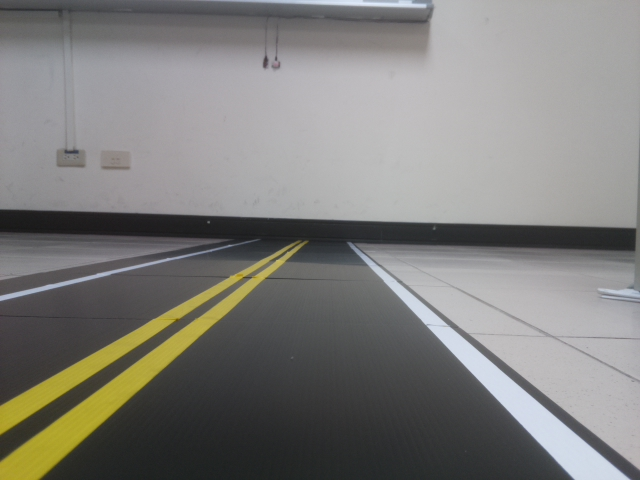
#> input picture Photos/test11.jpg, 640 x 480 px
$ python hough.py ../Photos/test11.jpg
#> lines starting #> are read from the running program, lines starting #| are printed output that depends on the picture; after the words box and inside, x2 and y2 are one past the last pixel; in counts of white or black regions, pixels touching at a corner belong together
import cv2
import numpy as np
import sys

filename = sys.argv[1]
img = cv2.imread(filename)
#> img is the input picture: shape (480, 640, 3); mean B, G, R 123.4, 126.5, 127.4
row, column = img.shape[0], img.shape[1]
#> row = 480; column = 640
print("row = {}, column = {}".format(row, column))
#| row = 480, column = 640

# intensity equalization
hsl = cv2.cvtColor(img, cv2.COLOR_BGR2HSV)
#> hsl: shape (480, 640, 3); mean H, S, V 91, 16.2, 129.4
#hsl[:,:,2] = cv2.equalizeHist(hsl[:,:,2])
eq = cv2.cvtColor(hsl, cv2.COLOR_HSV2BGR)
cv2.imwrite("equal.jpg", eq)

kernel = np.ones((5, 5), np.uint8)
# 3-5-5-5-3 octogonal kernel
kernel[0][0] = kernel[4][0] = kernel[0][4] = kernel[4][4] = 0
vote = 200
# white and yellow detection
temp = np.logical_and(eq[:,:,1] > 150, eq[:,:,2] > 150)
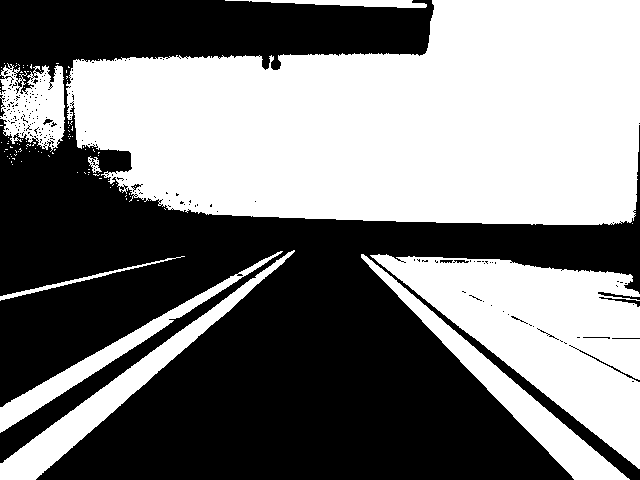
#> temp: shape (480, 640) bool; 48.9% white; 101 white regions (92 under 20 px), largest, box (x1, y1, x2, y2) and area: (66, 0, 640, 225) 99858, (370, 254, 640, 469) 26119, (0, 250, 295, 480) 7250
temp1 = np.logical_and(eq[:,:,1] > 100, eq[:,:,2] > 100)
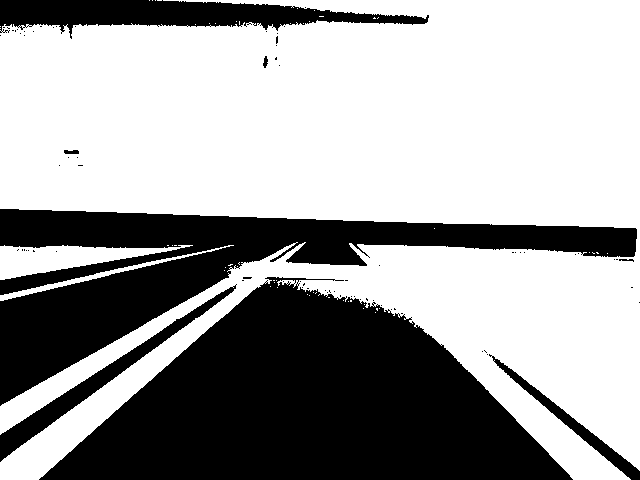
#> temp1: shape (480, 640) bool; 62.5% white; 77 black regions (69 under 20 px), largest, box (x1, y1, x2, y2) and area: (39, 277, 573, 480) 63013, (0, 209, 637, 406) 37742, (0, 0, 429, 39) 8428
# yellow color mark
y_cm = np.logical_and(temp1, eq[:,:,0] < 100).astype(np.uint8)
#> y_cm: shape (480, 640); values 0 (black) and 1 (white), 4.2% white; 103 white regions (102 under 20 px), largest, box (x1, y1, x2, y2) and area: (0, 242, 306, 480) 12825
# close then open
y_cm = cv2.morphologyEx(cv2.morphologyEx(y_cm, cv2.MORPH_CLOSE, kernel), cv2.MORPH_OPEN, kernel)
#> y_cm: shape (480, 640); values 0 (black) and 1 (white), 4.5% white; 2 white regions, box (x1, y1, x2, y2) and area: (0, 251, 298, 480) 13573, (283, 243, 301, 257) 149
cv2.imwrite("y_mark.jpg", y_cm*255)

# white color mark
w_cm = np.logical_and(temp, eq[:,:,0] > 150).astype(np.uint8)
#> w_cm: shape (480, 640); values 0 (black) and 1 (white), 45.1% white; 100 white regions (93 under 20 px), largest, box (x1, y1, x2, y2) and area: (66, 0, 640, 225) 99646, (370, 254, 640, 469) 26109, (361, 254, 630, 480) 7063
# close then open
w_cm = cv2.morphologyEx(cv2.morphologyEx(w_cm, cv2.MORPH_CLOSE, kernel), cv2.MORPH_OPEN, kernel)
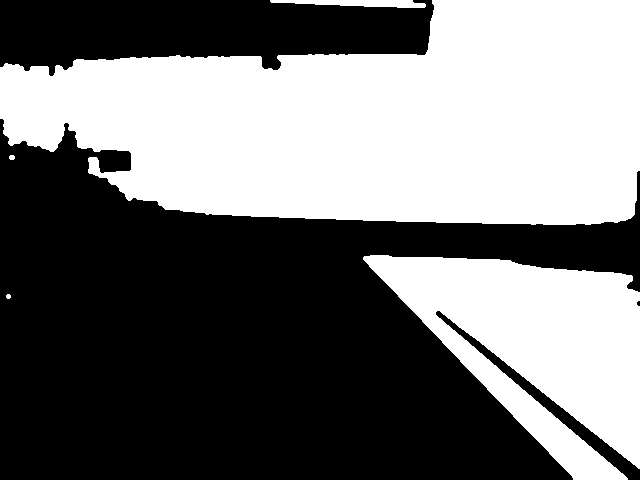
#> w_cm: shape (480, 640); values 0 (black) and 1 (white), 45.8% white; 5 white regions, box (x1, y1, x2, y2) and area: (0, 0, 640, 225) 105777, (363, 255, 640, 480) 34053, (270, 0, 426, 8) 846, (9, 155, 15, 160) 26, (6, 294, 11, 299) 21
cv2.imwrite("w_mark.jpg", w_cm*255)

# gray scale canny edge detection
gray = cv2.cvtColor(img,cv2.COLOR_BGR2GRAY)
blur = cv2.GaussianBlur(gray, (5, 5), 0)
edges = cv2.Canny(blur,50,150,apertureSize = 3)
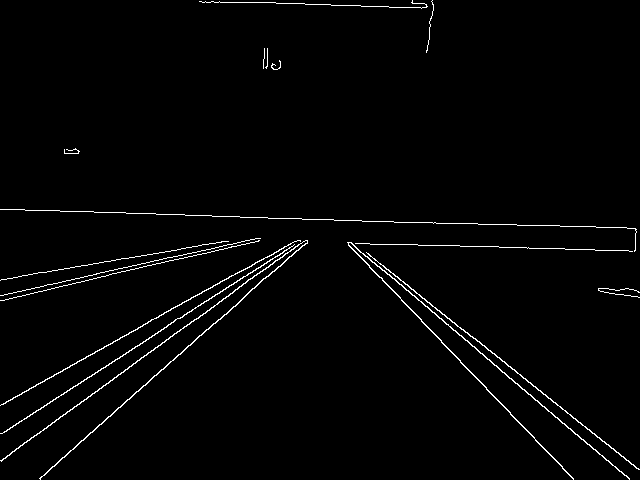
#> edges: shape (480, 640); 1.8% white in thin lines or dots

cv2.imwrite("canny.jpg", edges)

# intersection of canny and road markings
y_inter = (edges * y_cm > 0).astype(np.uint8)
#> y_inter: shape (480, 640); values 0 (black) and 1 (white), 0.45% white in thin lines or dots, all inside (x1, y1, x2, y2) = (0, 244, 301, 479)
w_inter = (edges * w_cm > 0).astype(np.uint8)
#> w_inter: shape (480, 640); values 0 (black) and 1 (white), 0.31% white in thin lines or dots
y_inter = cv2.dilate(y_inter, kernel, iterations = 1)
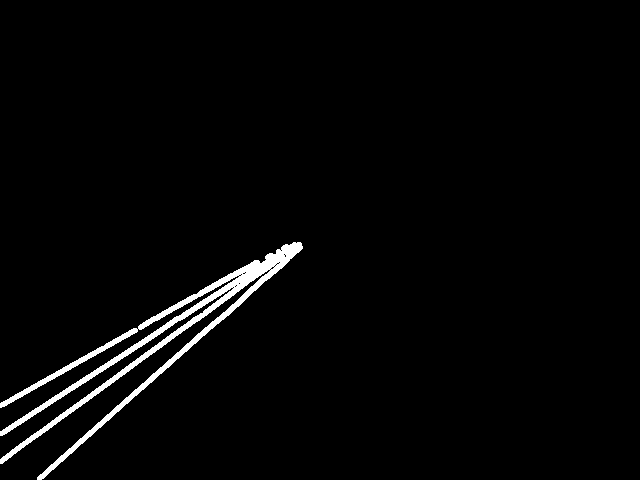
#> y_inter: shape (480, 640); values 0 (black) and 1 (white), 2.4% white; 1 white region, box (x1, y1, x2, y2) and area: (0, 242, 303, 480) 7356
w_inter = cv2.dilate(w_inter, kernel, iterations = 1)
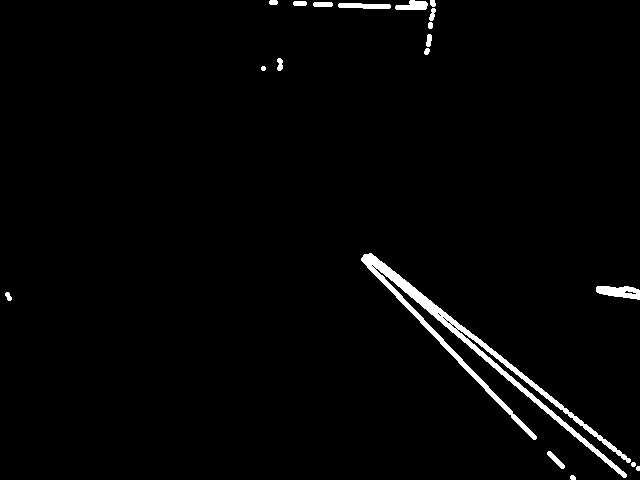
#> w_inter: shape (480, 640); values 0 (black) and 1 (white), 2% white; 19 white regions (1 under 20 px), largest, box (x1, y1, x2, y2) and area: (361, 253, 631, 478) 4535, (596, 286, 640, 300) 419, (338, 3, 391, 9) 260
cv2.imwrite("y_inter.jpg", y_inter*255)
cv2.imwrite("w_inter.jpg", w_inter*255)

# Hough line detection
y_lines = cv2.HoughLines(y_inter, 1, np.pi/180, vote)
#> y_lines = 16 rows, first 8: [374, 0.942], [365, 0.995], [382, 0.838], [385, 0.855], [355, 1.06], [379, 0.82], [369, 1.03], [368, 0.908]
w_lines = cv2.HoughLines(w_inter, 1, np.pi/180, vote)
#> w_lines = [[-24, 2.23], [-39, 2.27], [-49, 2.29], [-36, 2.25], [-71, 2.36], [-13, 2.22], [-80, 2.37], [-60, 2.3], [-91, 2.39], [-69, 2.36], [-4, 2.2], [0, 2.2]]

# find the rightmost yellow line
y_rho, y_theta, y_offset = 0, 0, -float("inf")

for rho, theta in y_lines[:, 0]:
    # ignore horizontal lines
    # only shows lines that are in 80-degree difference to vertical line
    if theta < 80*np.pi/180 or (np.pi - theta) < 80*np.pi/180:
        """
        a = np.cos(theta)
        b = np.sin(theta)
        x0 = a * rho
        y0 = b * rho
        x1 = int(x0 + 1200*(-b))
        y1 = int(y0 + 1200*(a))
        x2 = int(x0 - 1200*(-b))
        y2 = int(y0 - 1200*(a))
        cv2.line(img,(x1,y1),(x2,y2),(0,255,255),2)
        """
        offset = int(np.cos(theta)*rho-np.tan(theta)*(row-np.sin(theta)*rho))
        if offset > y_offset:
            y_rho, y_theta, y_offset = rho, theta, offset
#> this loop made 16 passes
#> (rho, theta, offset, y_rho, y_theta, y_offset) on passes 1, 3, 6, 12, 13, 15: (374, 0.942, -24, 374, 0.942, -24), (382, 0.838, 37, 382, 0.838, 37), (379, 0.82, 40, 379, 0.82, 40), (371, 0.785, 44, 371, 0.785, 44), (373, 0.785, 47, 373, 0.785, 47), (375, 0.785, 50, 375, 0.785, 50)
#> (rho, theta, offset) on passes 2, 4, 5, 7, 8, 9: (365, 0.995, -68), (385, 0.855, 34), (355, 1.06, -133), (369, 1.03, -82), (368, 0.908, -16), (358, 1.1, -153)
#> after the loop, y_offset = 50; y_rho = 375; y_theta = 0.785

# find the leftmost white line
w_rho, w_theta, w_offset = 0, 0, float("1000")

for rho, theta in w_lines[:, 0]:
    # ignore horizontal lines
    # only shows lines that are in 80-degree difference to vertical line
    if theta < 80*np.pi/180 or (np.pi - theta) < 80*np.pi/180:
        """
        a = np.cos(theta)
        b = np.sin(theta)
        x0 = a * rho
        y0 = b * rho
        x1 = int(x0 + 1200*(-b))
        y1 = int(y0 + 1200*(a))
        x2 = int(x0 - 1200*(-b))
        y2 = int(y0 - 1200*(a))
        cv2.line(img,(x1,y1),(x2,y2),(255,255,255),2)
        """
        offset = int(np.cos(theta)*rho-np.tan(theta)*(row-np.sin(theta)*rho))
        if offset > y_offset and offset < w_offset:
            w_rho, w_theta, w_offset = rho, theta, offset
#> this loop made 12 passes
#> (rho, theta, offset, w_rho, w_theta, w_offset) on passes 1, 2, 3, 5, 7, 9: (-24, 2.23, 653, -24, 2.23, 653), (-39, 2.27, 632, -39, 2.27, 632), (-49, 2.29, 626, -49, 2.29, 626), (-71, 2.36, 580, -71, 2.36, 580), (-80, 2.37, 574, -80, 2.37, 574), (-91, 2.39, 572, -91, 2.39, 572)
#> (rho, theta, offset) on passes 4, 6, 8, 10, 11, 12: (-36, 2.25, 649), (-13, 2.22, 658), (-60, 2.3, 622), (-69, 2.36, 577), (-4, 2.2, 667), (0, 2.2, 660)
#> after the loop, w_offset = 572; w_rho = -91; w_theta = 2.39

# draw line
a = np.cos(y_theta)
#> a = 0.707
b = np.sin(y_theta)
#> b = 0.707
x0 = a * y_rho
#> x0 = 265.2
y0 = b * y_rho
#> y0 = 265.2
x1 = int(x0 + 1200*(-b))
#> x1 = -583
y1 = int(y0 + 1200*(a))
#> y1 = 1113
x2 = int(x0 - 1200*(-b))
#> x2 = 1113
y2 = int(y0 - 1200*(a))
#> y2 = -583

cv2.line(img,(x1,y1),(x2,y2),(0,255,255),2)

# draw line
a = np.cos(w_theta)
#> a = -0.731
b = np.sin(w_theta)
#> b = 0.682
x0 = a * w_rho
#> x0 = 66.55
y0 = b * w_rho
#> y0 = -62.06
x1 = int(x0 + 1200*(-b))
#> x1 = -751
y1 = int(y0 + 1200*(a))
#> y1 = -939
x2 = int(x0 - 1200*(-b))
#> x2 = 884
y2 = int(y0 - 1200*(a))
#> y2 = 815

cv2.line(img,(x1,y1),(x2,y2),(255,255,255),2)
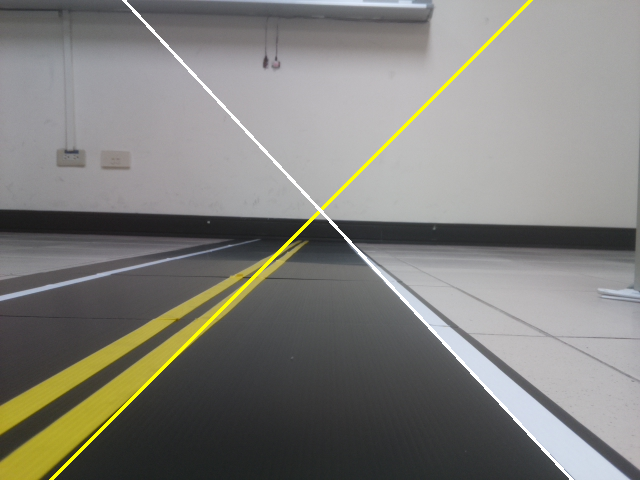
#> img: shape (480, 640, 3); mean B, G, R 123.1, 128.1, 128.9

# draw two offset dots
if y_offset >= 0:
    cv2.circle(img,(int(y_offset),int(row)),7,(0,255,255),5)
#> img: shape (480, 640, 3); 0.04% of pixels changed, all inside (x1, y1, x2, y2) = (40, 470, 61, 480)
if w_offset < column:
    cv2.circle(img,(int(w_offset),int(row)),7,(255,255,255),5)
#> img: shape (480, 640, 3); mean B, G, R 123.1, 128.2, 129

cv2.imwrite("road_lines.jpg",img)

print("y_offset = {}, w_offset = {}".format(y_offset, w_offset))
#| y_offset = 50, w_offset = 572

error = 0
middle = column/2 + error
#> middle = 320
deviation = int((w_offset + y_offset)/2) - middle
#> deviation = -9
print("middle = {}".format(middle))
#| middle = 320.0
print("deviation = {}".format(deviation))
#| deviation = -9.0

if deviation > 0:
    print("should go right {} pixels".format(deviation))
elif deviation < 0:
    print("should go left {} pixels".format(-deviation))
#| should go left 9.0 pixels
else:
    print("should go straight")

$ run again, on Photos/test15.jpg
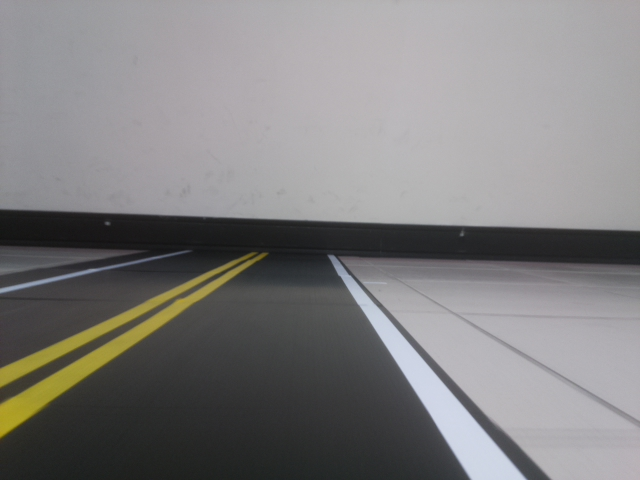
#> input picture Photos/test15.jpg, 640 x 480 px
#> img is the input picture: shape (480, 640, 3); mean B, G, R 127.3, 127.2, 128.5
#| row = 480, column = 640
#> hsl: shape (480, 640, 3); mean H, S, V 107.8, 13.2, 130.5
#> `temp = np.logical_and(eq[:,:,1] > 150, eq[:,:,2] > 150)`:
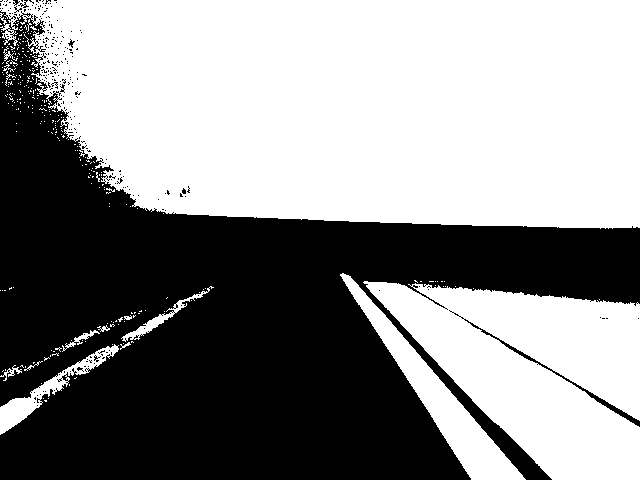
#> temp: shape (480, 640) bool; 55.3% white; 253 black regions (246 under 20 px), largest, box (x1, y1, x2, y2) and area: (0, 10, 640, 480) 136017, (449, 310, 640, 427) 634, (18, 0, 29, 8) 29
#> temp1: shape (480, 640) bool; 64.6% white; 8 black regions (5 under 20 px), largest, box (x1, y1, x2, y2) and area: (0, 209, 640, 480) 106850, (402, 331, 550, 480) 1885, (594, 274, 640, 279) 105
#> edges: shape (480, 640); 1.3% white in thin lines or dots, all inside (x1, y1, x2, y2) = (0, 209, 640, 480)
#> y_lines = [[358, 0.96], [360, 0.977], [350, 1.05], [348, 1.03], [344, 1.1], [342, 1.08], [335, 1.15], [336, 1.13], [356, 0.942], [337, 1.17], [339, 1.19], [352, 0.925]]
#> w_lines = [[-82, 2.43], [-84, 2.43], [-93, 2.44], [-135, 2.57], [-145, 2.58], [-143, 2.58], [-73, 2.41], [-125, 2.55]]
#> the loop `for rho, theta in y_lines[:, 0]:` made 12 passes
#> (rho, theta, offset, y_rho, y_theta, y_offset) on passes 1, 9, 12: (358, 0.96, -61, 358, 0.96, -61), (356, 0.942, -54, 356, 0.942, -54), (352, 0.925, -52, 352, 0.925, -52)
#> after the loop `for rho, theta in y_lines[:, 0]:`: y_offset = -52; y_rho = 352; y_theta = 0.925
#> the loop `for rho, theta in w_lines[:, 0]:` made 8 passes
#> (rho, theta, offset, w_rho, w_theta, w_offset) on passes 1, 3, 4, 5, 6: (-82, 2.43, 525, -82, 2.43, 525), (-93, 2.44, 524, -93, 2.44, 524), (-135, 2.57, 472, -135, 2.57, 472), (-145, 2.58, 470, -145, 2.58, 470), (-143, 2.58, 468, -143, 2.58, 468)
#> after the loop `for rho, theta in w_lines[:, 0]:`: w_offset = 468; w_rho = -143; w_theta = 2.58
#> `a = np.cos(y_theta)`: a = 0.602
#> `b = np.sin(y_theta)`: b = 0.799
#> `x0 = a * y_rho`: x0 = 211.8
#> `y0 = b * y_rho`: y0 = 281.1
#> `x1 = int(x0 + 1200*(-b))`: x1 = -746
#> `y1 = int(y0 + 1200*(a))`: y1 = 1003
#> `x2 = int(x0 - 1200*(-b))`: x2 = 1170
#> `y2 = int(y0 - 1200*(a))`: y2 = -441
#> `a = np.cos(w_theta)`: a = -0.848
#> `b = np.sin(w_theta)`: b = 0.53
#> `x0 = a * w_rho`: x0 = 121.3
#> `y0 = b * w_rho`: y0 = -75.78
#> `x1 = int(x0 + 1200*(-b))`: x1 = -514
#> `y1 = int(y0 + 1200*(a))`: y1 = -1093
#> `x2 = int(x0 - 1200*(-b))`: x2 = 757
#> `y2 = int(y0 - 1200*(a))`: y2 = 941
#> `cv2.line(img,(x1,y1),(x2,y2),(255,255,255),2)`:
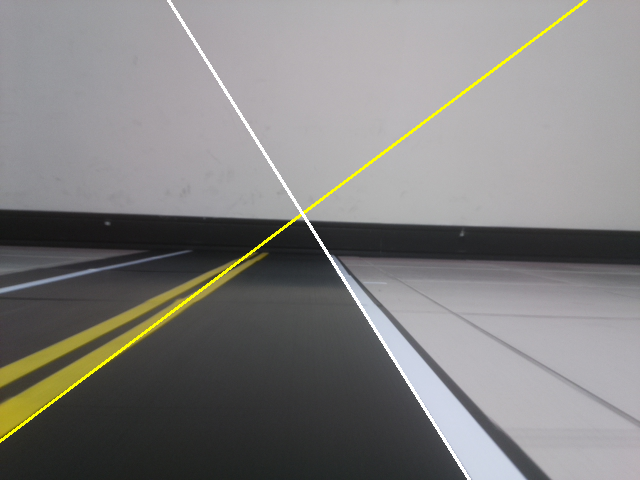
#> img: shape (480, 640, 3); mean B, G, R 127.1, 128.7, 129.9
#| y_offset = -52, w_offset = 468
#> deviation = -112
#| middle = 320.0
#| deviation = -112.0
#| should go left 112.0 pixels
